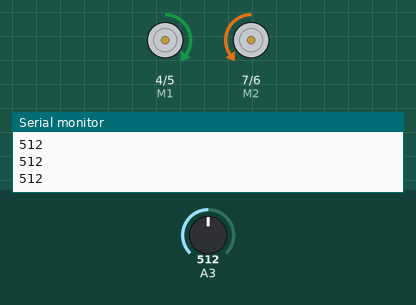
This sketch was run on a simulated Arduino Uno, built with avr-gcc and run on an emulated ATmega328P. Shown: direction and speed pins drawn as motors (green arrow = direction pin HIGH = forward, orange = LOW = backward, longer = more drive), the last lines printed to the serial monitor. The inputs (shaded band) are chosen by the test bench; at power-on: A3 = 512. Random numbers use the default seed unless the sketch sets one.

Above: at 1.2 s.
1.3 s: A3 set to 267
4.3 s: A3 set to 234
At 5.2 s:
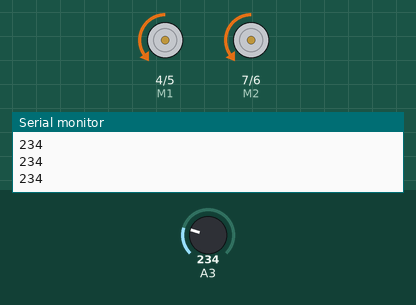
5.8 s: A3 set to 260
At 8.0 s:
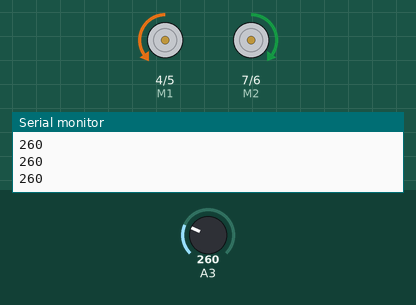
8.8 s: A3 set to 240
Timing chart, 0 to 11.4 s (numbered marks = the images above; inputs shaded):
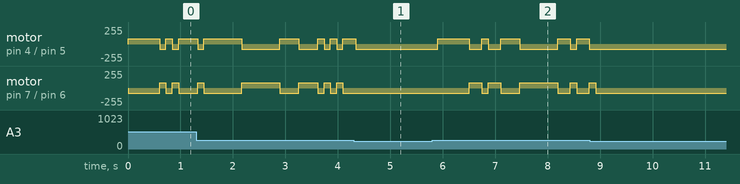

Measured:
- the behaviour switches between 251 and 250 on A3 (found by bisection; images 0 and 1)

The sketch:

MiniQ.ino
```cpp
/*
 # This Sample code is for testing the MiniQ Discovery Kit.

 # Editor : Phoebe
 # Date   : 2014.6.19
 # Ver    : 0.1
 # Product: MiniQ Discovery Kit
 # SKU    : KIT0071

 # Description:
 # Obstacle avoidance function of MiniQ Discovery Kit

 */

#include <math.h>
#include <Servo.h>                                //Include Servo library
Servo irservo;                                    // create servo object to control a servo

#define Svo_Pin 9

int posnow;

int E1 = 5;     //M1 Speed Control
int E2 = 6;     //M2 Speed Control
int M1 = 4;     //M1 Direction Control
int M2 = 7;     //M1 Direction Control

const int random_turn_base = 120;
const int random_turn_ceiling = 240;
const int random_forward_degree = 10;
const int delay_per_degree = 20;
const int forward_delay = 20;

void stop(void)                    //Stop
{
  digitalWrite(E1,0);
  digitalWrite(M1,LOW);
  digitalWrite(E2,0);
  digitalWrite(M2,LOW);
}
void advance(char a,char b)          //Move forward
{
  analogWrite (E1,a);      //PWM Speed Control
  digitalWrite(M1,LOW);
  analogWrite (E2,b);
  digitalWrite(M2,LOW);
}
void back_off (char a,char b)          //Move backward
{
  analogWrite (E1,a);
  digitalWrite(M1,HIGH);
  analogWrite (E2,b);
  digitalWrite(M2,HIGH);
}
void turn_L (char a,char b)             //Turn Left
{
  analogWrite (E1,a);
  digitalWrite(M1,LOW);
  analogWrite (E2,b);
  digitalWrite(M2,HIGH);
}
void turn_R (char a,char b)             //Turn Right
{
  analogWrite (E1,a);
  digitalWrite(M1,HIGH);
  analogWrite (E2,b);
  digitalWrite(M2,LOW);
}


void setup()
{
  int i;
  for(i=4;i<=7;i++)
   pinMode(i, OUTPUT);
//  pinMode(2,OUTPUT);
//  Serial.println("Run keyboard control");
  digitalWrite(E1,LOW);
  digitalWrite(E2,LOW);
//  irservo.attach(Svo_Pin);                         //attaches the servo on pin 9 to the servo object
  Serial.begin(19200);                            //Set Baud Rate
  advance(80,80);
}

int pos=0;                                        // variable to store the servo position
float distance;

void loop()
{
//  digitalWrite(2,HIGH);
  for (int i=0;i<180;i++)
  {
//    irservo.write(i);
    int x=analogRead(3);                   // connect the GP2Y0A21 distance sensor to Analog 0
    Serial.println(x);                    // print distance
    if(x>250)
    {
//      digitalWrite(2,LOW);delay(100); digitalWrite(2,HIGH); delay(100);
      randomTurn();           // akan berbelok secara random ketika ada obstacle
    }
    else {
//      randomForward();        // belok secara random lalu maju

      advance(80,80);       // maju lurus saja tidak berbelok terlebih dahulu
      delay(120);
    }
  }
}

void randomTurn(){
  long randNumber1 = random(1,10);
  long randNumber2 = random(random_turn_base, random_turn_ceiling);

  int turn_time = (int) randNumber2 * delay_per_degree;

  if (randNumber1 >= 5){
    stop();
    turn_R(80,80);
    delay(120);
  }else{
    stop();
    turn_L(80,80);
    delay(120);
  }
}

void randomForward(){
  long rand_turn = random(10);
  long rand_dir = random(1,10);

  if(rand_dir > 5){
    turn_R(80,80);
    delay(120);
  } else {
    turn_L(80,80);
    delay(120);
  }
  advance(80,80);
  delay(500);
}
```
